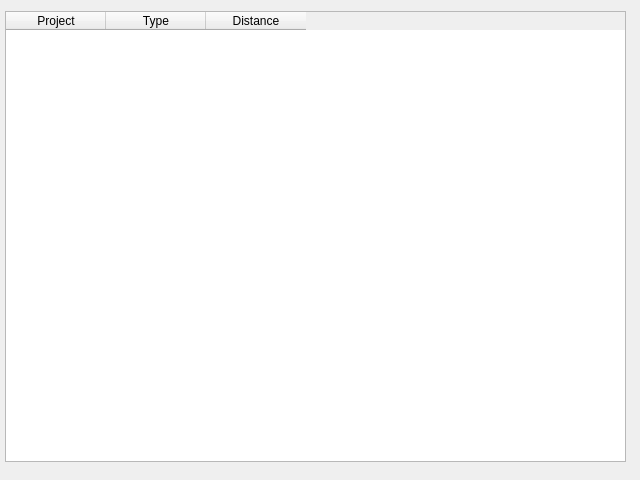
<?xml version="1.0" encoding="UTF-8"?>
<ui version="4.0">
 <class>DlgImpact</class>
 <widget class="QDialog" name="DlgImpact">
  <property name="geometry">
   <rect>
    <x>0</x>
    <y>0</y>
    <width>640</width>
    <height>480</height>
   </rect>
  </property>
  <property name="windowTitle">
   <string>Impact Table</string>
  </property>
  <widget class="QTableWidget" name="tableWidget">
   <property name="geometry">
    <rect>
     <x>5</x>
     <y>11</y>
     <width>621</width>
     <height>451</height>
    </rect>
   </property>
   <column>
    <property name="text">
     <string>Project</string>
    </property>
   </column>
   <column>
    <property name="text">
     <string>Type</string>
    </property>
   </column>
   <column>
    <property name="text">
     <string>Distance</string>
    </property>
   </column>
  </widget>
 </widget>
 <resources/>
 <connections/>
</ui>
